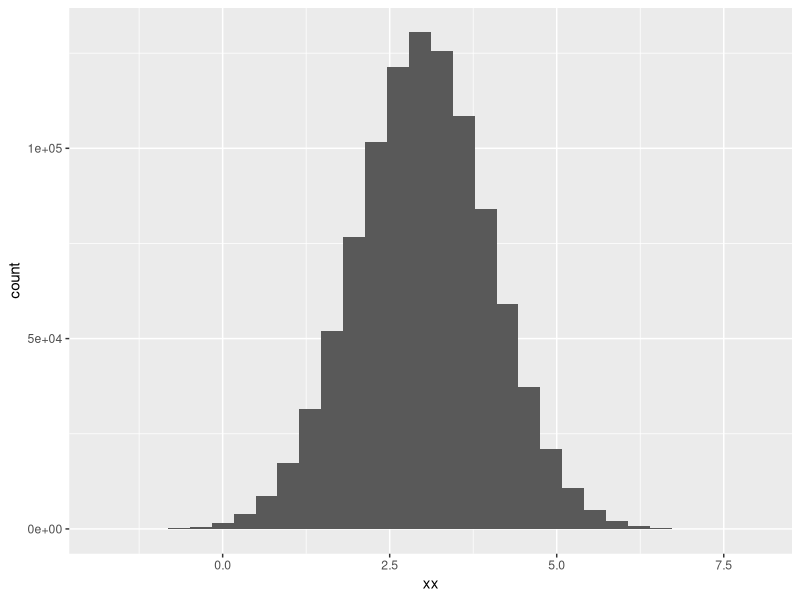

Reproduce this figure in R.
library(ggplot2)

xx <- rnorm(1e6, 3, 1)

pdf("histmade.pdf", width=4, height=4)
ggplot(data.frame(xx), aes(x=xx)) +
    geom_histogram()
dev.off()
